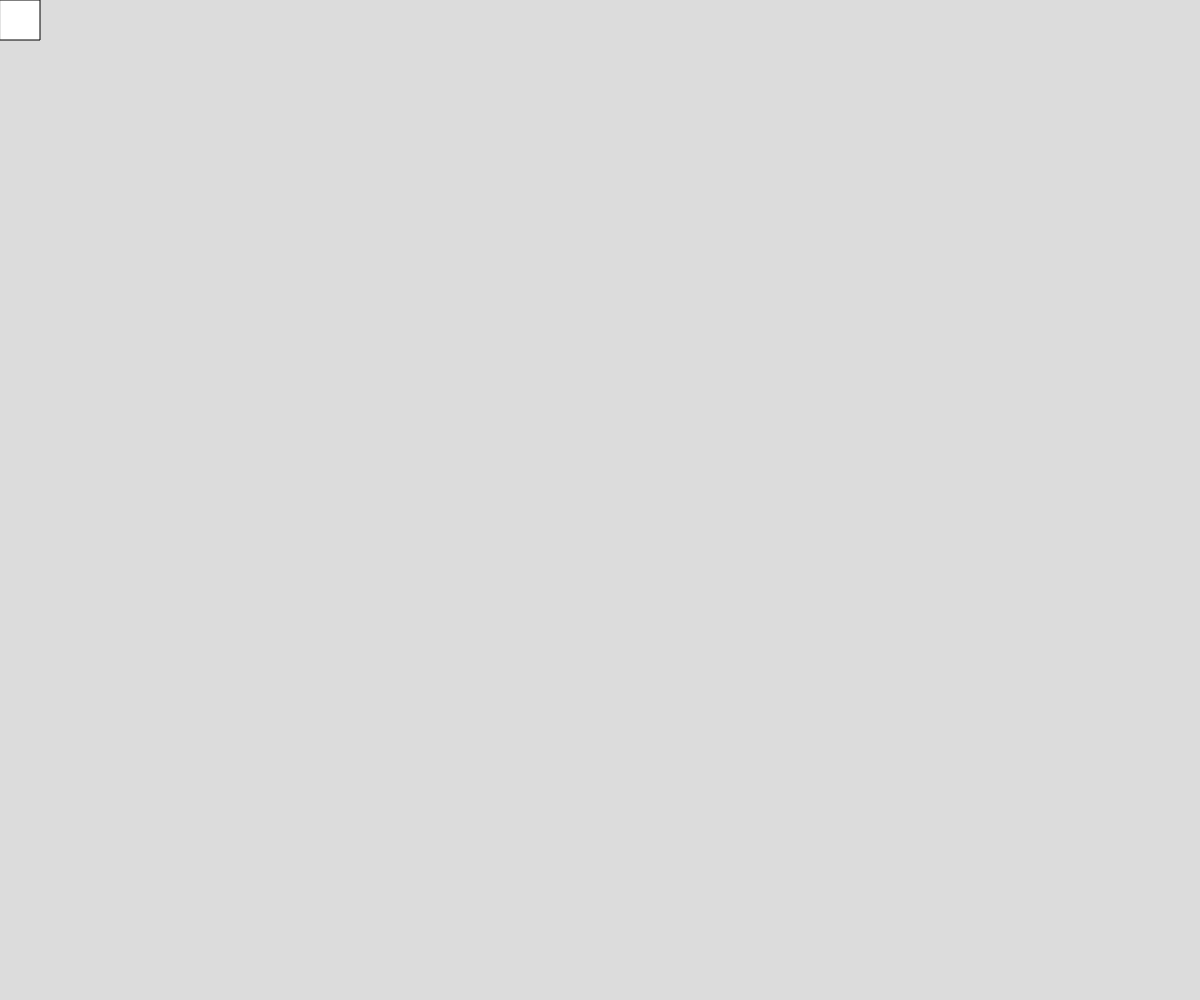
Frame 1 (no input)
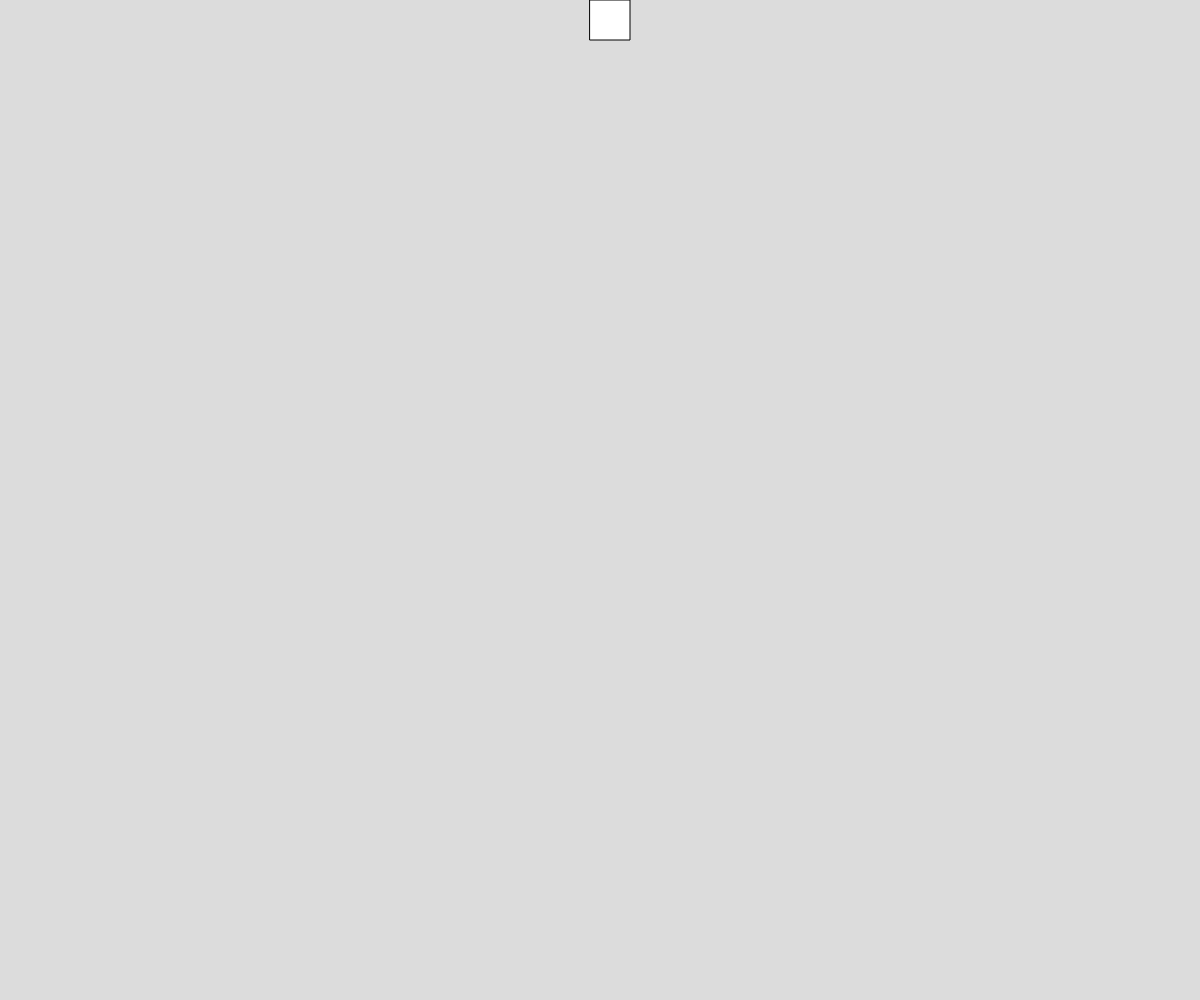
Frame 60 (no input)
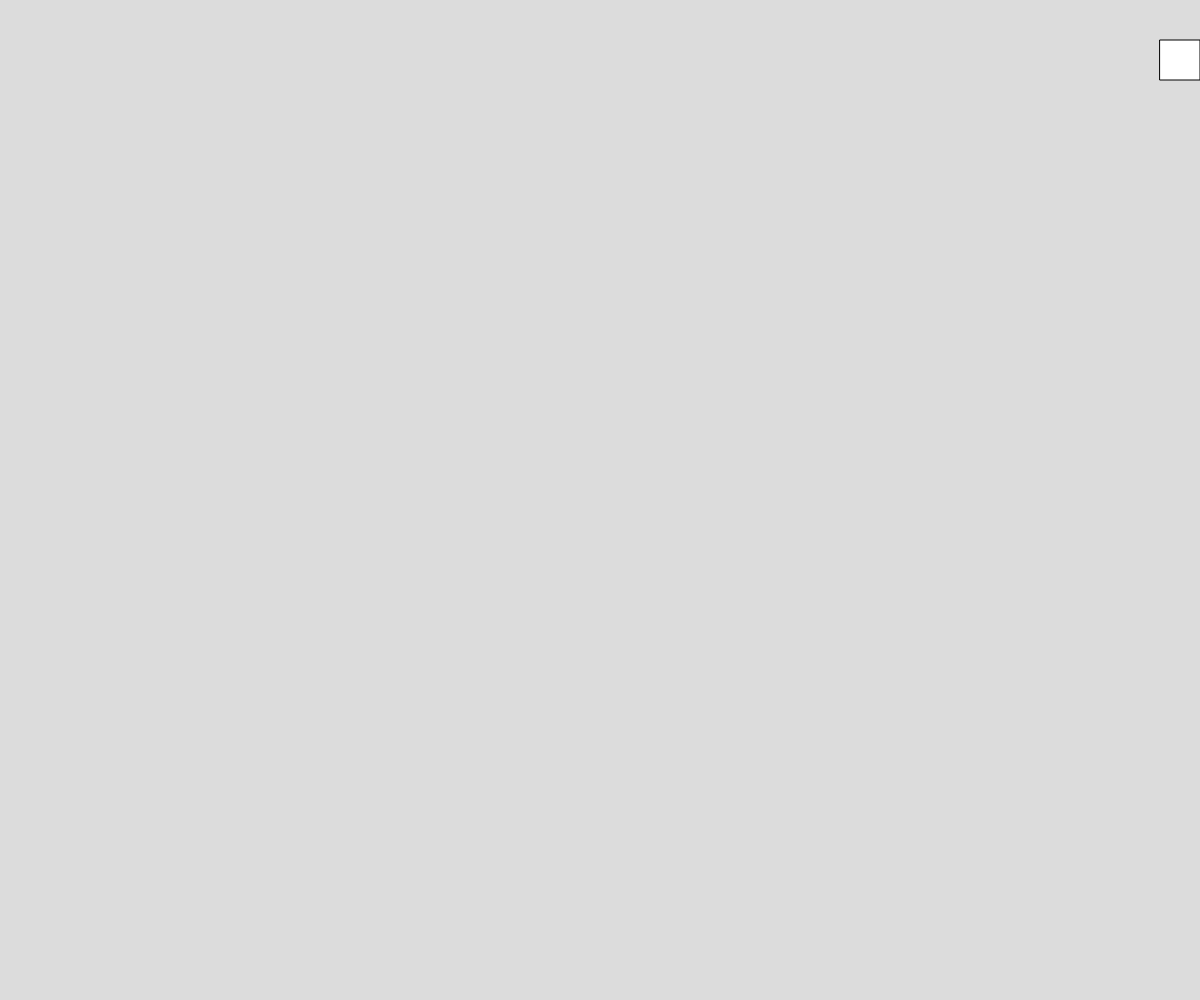
Frame 120 (the mouse pressed at the canvas centre since frame 60)

The p5.js sketch that drew these frames (run headless with seeded random() and noise() and a simulated clock; from frame 60 on, the mouse is pressed at the canvas centre):

// p5.js sketch
// ── sketch.js
// Demo 4 Partner project thing
// Jordan  Cho  
// 2/12/2020
//
// Extra for Experts:
// - describe what you did to take this project "above and beyond"
let x = 0;
let y = 0;
let state = 0;


function setup() {
  createCanvas(windowWidth, windowHeight);
}

function draw() {
  background(220);
  rect(x, y, 40,40);
  if (state ===0) {
    x +=10;
    if(x>= width-40){
      state = 1;
    }
  }
  if (state ===1) {
    y +=10;
    if(y>= height-40){
      state = 2;
    }
  }
  if (state ===2) {
    x -=10;
    if(x===0){
      state = 2;
    }
  }
 
}
